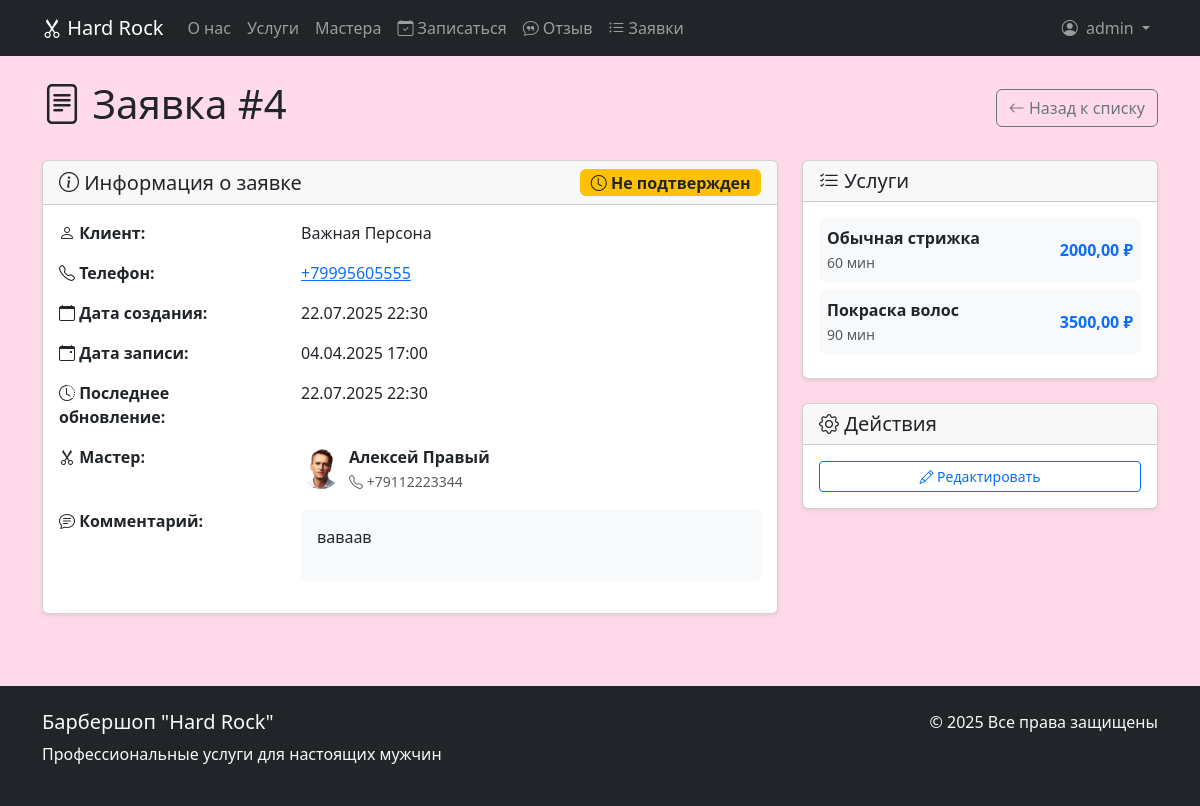
The app's page /orders/4/ (signed in) with its own data.
### core/models.py (models this page shows, shortened)
class Order(models.Model):
    STATUS_CHOICES = [
        ('not_approved', 'Не подтвержден'),
        ('approved', 'Подтвержден'),
        ('in_progress', 'В работе'),
        ('completed', 'Выполнен'),
        ('cancelled', 'Отменен'),
    ]
    client_name = models.CharField(max_length=100, verbose_name="Имя клиента")
    phone = models.CharField(max_length=20, verbose_name="Телефон")
    comment = models.TextField(blank=True, verbose_name="Комментарий")
    status = models.CharField(
        max_length=50,
        choices=STATUS_CHOICES,
        default="not_approved",
        verbose_name="Статус"
    )
    date_created = models.DateTimeField(auto_now_add=True, verbose_name="Дата создания")
    date_updated = models.DateTimeField(auto_now=True, verbose_name="Дата обновления")
    master = models.ForeignKey(
        Master,
        on_delete=models.SET_NULL,
        null=True,
        blank=True,
        verbose_name="Мастер"
    )
    services = models.ManyToManyField(Service, related_name="orders", verbose_name="Услуги")
    appointment_date = models.DateTimeField(verbose_name="Дата и время записи")
    class Meta:
        verbose_name = "Заказ"
        verbose_name_plural = "Заказы"
        ordering = ['-date_created']

class Master(models.Model):
    name = models.CharField(max_length=150, verbose_name="Имя")
    photo = models.ImageField(upload_to="masters/", blank=True, verbose_name="Фотография")
    phone = models.CharField(max_length=20, verbose_name="Телефон")
    address = models.CharField(max_length=255, verbose_name="Адрес")
    experience = models.PositiveIntegerField(verbose_name="Стаж работы", help_text="Опыт работы в годах")
    services = models.ManyToManyField(Service, related_name="masters", verbose_name="Услуги")
    is_active = models.BooleanField(default=True, verbose_name="Активен")
    class Meta:
        verbose_name = "Мастер"
        verbose_name_plural = "Мастера"
        ordering = ['name']

class Service(models.Model):
    name = models.CharField(max_length=200, verbose_name="Название")
    description = models.TextField(blank=True, verbose_name="Описание")
    price = models.DecimalField(max_digits=10, decimal_places=2, verbose_name="Цена")
    duration = models.PositiveIntegerField(verbose_name="Длительность", help_text="Время выполнения в минутах")
    is_popular = models.BooleanField(default=False, verbose_name="Популярная услуга")
    image = models.ImageField(upload_to="services/", blank=True, verbose_name="Изображение")
    class Meta:
        verbose_name = "Услуга"
        verbose_name_plural = "Услуги"
        ordering = ['name']

### core/views.py (the view)
# urls.py: path('orders/<int:pk>/', OrderDetailView.as_view(), name='order_detail'),
class OrderDetailView(LoginRequiredMixin, UserPassesTestMixin, DetailView):
    model = Order
    template_name = 'order_detail.html'
    context_object_name = 'order'
    def test_func(self):
        return self.request.user.is_staff
    def get_context_data(self, **kwargs):
        context = super().get_context_data(**kwargs)
        context['title'] = f'Заявка #{self.object.id}'
        return context

### core/context_processors.py (called while the page is built)
def menu_context(request):
    context = {
        'site_name': 'Барбершоп "Hard Rock"',
        'current_year': 2025,
        'menu_items': [
            {'name': 'О нас', 'url': '#about', 'anchor': True},
            {'name': 'Услуги', 'url': '#services', 'anchor': True},
            {'name': 'Мастера', 'url': '#masters', 'anchor': True},
            {'name': 'Запись', 'url': '#booking', 'anchor': True},
        ]
    }
    if request.user.is_authenticated and request.user.is_staff:
        context['staff_menu_items'] = [
            {'name': 'Заявки', 'url': 'orders_list', 'icon': 'bi-list-ul'},
        ]
    return context

### templates/order_detail.html (shortened to what this page needs)
{% extends "base.html" %}
{% load static %}
{% block content %}
<div class="container py-4">
    <div class="d-flex justify-content-between align-items-center mb-4">
        <h1>
            <i class="bi bi-file-text"></i> Заявка #{{ order.id }}
        </h1>
        <div>
            <a href="{% url 'orders_list' %}" class="btn btn-outline-secondary">
                <i class="bi bi-arrow-left"></i> Назад к списку
            </a>
        </div>
    </div>
    <div class="row">
        <div class="col-lg-8">
            <div class="card shadow-sm">
                <div class="card-header d-flex justify-content-between align-items-center">
                    <h5 class="mb-0">
                        <i class="bi bi-info-circle"></i> Информация о заявке
                    </h5>
                    {% if order.status == 'not_approved' %}
                        <span class="badge bg-warning text-dark fs-6">
                            <i class="bi bi-clock"></i> Не подтвержден
                        </span>
                    {% elif order.status == 'approved' %}
                        <span class="badge bg-primary fs-6">
                            <i class="bi bi-check-circle"></i> Подтвержден
                        </span>
                    {% elif order.status == 'in_progress' %}
                        <span class="badge bg-info fs-6">
                            <i class="bi bi-hourglass-split"></i> В работе
                        </span>
                    {% elif order.status == 'completed' %}
                        <span class="badge bg-success fs-6">
                            <i class="bi bi-check-all"></i> Выполнен
                        </span>
                    {% elif order.status == 'cancelled' %}
                        <span class="badge bg-danger fs-6">
                            <i class="bi bi-x-circle"></i> Отменен
                        </span>
                    {% else %}
                        <span class="badge bg-secondary fs-6">
                            {{ order.get_status_display }}
                        </span>
                    {% endif %}
                </div>
                <div class="card-body">
                    <div class="row mb-3">
                        <div class="col-sm-4">
                            <strong><i class="bi bi-person"></i> Клиент:</strong>
                        </div>
                        <div class="col-sm-8">
                            {{ order.client_name }}
                        </div>
                    </div>
                    <div class="row mb-3">
                        <div class="col-sm-4">
                            <strong><i class="bi bi-telephone"></i> Телефон:</strong>
                        </div>
                        <div class="col-sm-8">
                            <a href="tel:{{ order.phone }}">{{ order.phone }}</a>
                        </div>
                    </div>
                    <div class="row mb-3">
                        <div class="col-sm-4">
                            <strong><i class="bi bi-calendar"></i> Дата создания:</strong>
                        </div>
                        <div class="col-sm-8">
                            {{ order.date_created|date:"d.m.Y H:i" }}
                        </div>
                    </div>
                    {% if order.appointment_date %}
                    <div class="row mb-3">
                        <div class="col-sm-4">
                            <strong><i class="bi bi-calendar-event"></i> Дата записи:</strong>
                        </div>
                        <div class="col-sm-8">
                            {{ order.appointment_date|date:"d.m.Y H:i" }}
                        </div>
                    </div>
                    {% endif %}
                    <div class="row mb-3">
                        <div class="col-sm-4">
                            <strong><i class="bi bi-clock-history"></i> Последнее обновление:</strong>
                        </div>
                        <div class="col-sm-8">
                            {{ order.date_updated|date:"d.m.Y H:i" }}
                        </div>
                    </div>
                    {% if order.master %}
                    <div class="row mb-3">
                        <div class="col-sm-4">
                            <strong><i class="bi bi-scissors"></i> Мастер:</strong>
                        </div>
                        <div class="col-sm-8">
                            <div class="d-flex align-items-center">
                                {% if order.master.photo %}
                                <img src="{{ order.master.photo.url }}" alt="{{ order.master.name }}" class="rounded-circle me-2" style="width: 40px; height: 40px; object-fit: cover;">
                                {% endif %}
                                <div>
                                    <strong>{{ order.master.name }}</strong>
                                    <br>
                                    <small class="text-muted">
                                        <i class="bi bi-telephone"></i> {{ order.master.phone }}
                                    </small>
                                </div>
                            </div>
                        </div>
                    </div>
                    {% endif %}
                    {% if order.comment %}
                    <div class="row mb-3">
                        <div class="col-sm-4">
                            <strong><i class="bi bi-chat-text"></i> Комментарий:</strong>
                        </div>
                        <div class="col-sm-8">
                            <div class="bg-light p-3 rounded">
                                {{ order.comment|linebreaks }}
                            </div>
                        </div>
                    </div>
                    {% endif %}
                </div>
            </div>
        </div>
        <div class="col-lg-4">
            <div class="card shadow-sm mb-4">
                <div class="card-header">
                    <h5 class="mb-0">
                        <i class="bi bi-list-check"></i> Услуги
                    </h5>
                </div>
                <div class="card-body">
                    {% if order.services.all %}
                        {% for service in order.services.all %}
                        <div class="d-flex justify-content-between align-items-center mb-2 p-2 bg-light rounded">
                            <div>
                                <strong>{{ service.name }}</strong>
                                <br>
                                <small class="text-muted">{{ service.duration }} мин</small>
                            </div>
                            <div class="text-end">
                                <span class="fw-bold text-primary">{{ service.price }} ₽</span>
                            </div>
                        </div>
                        {% endfor %}
                    {% else %}
                        <p class="text-muted mb-0">Услуги не указаны</p>
                    {% endif %}
                </div>
            </div>
            <div class="card shadow-sm">
                <div class="card-header">
                    <h5 class="mb-0">
                        <i class="bi bi-gear"></i> Действия
                    </h5>
                </div>
                <div class="card-body">
                    <div class="d-grid gap-2">
                        <button class="btn btn-outline-primary btn-sm">
                            <i class="bi bi-pencil"></i> Редактировать
                        </button>
                    </div>
                </div>
            </div>
        </div>
    </div>
</div>
{% endblock %}

### templates/includes/navbar.html (shortened to what this page needs)
<nav class="navbar navbar-expand-lg navbar-dark bg-dark">
    <div class="container">
        <a class="navbar-brand" href="{% url 'landing' %}">
            <i class="bi bi-scissors"></i> Hard Rock
        </a>
        <div class="collapse navbar-collapse" id="navbarNav">
            <ul class="navbar-nav me-auto">
                <li class="nav-item">
                    <a class="nav-link" href="{% url 'landing' %}#about">О нас</a>
                </li>
                <li class="nav-item">
                    <a class="nav-link" href="{% url 'landing' %}#services">Услуги</a>
                </li>
                <li class="nav-item">
                    <a class="nav-link" href="{% url 'landing' %}#masters">Мастера</a>
                </li>
                <li class="nav-item">
                    <a class="nav-link" href="{% url 'create_order' %}">
                        <i class="bi bi-calendar-check"></i> Записаться
                    </a>
                </li>
                <li class="nav-item">
                    <a class="nav-link" href="{% url 'create_review' %}">
                        <i class="bi bi-chat-quote"></i> Отзыв
                    </a>
                </li>
                {% if user.is_staff %}
                <li class="nav-item">
                    <a class="nav-link" href="{% url 'orders_list' %}">
                        <i class="bi bi-list-ul"></i> Заявки
                    </a>
                </li>
                {% endif %}
            </ul>
            <ul class="navbar-nav align-items-center">
                {% if user.is_authenticated %}
                <li class="nav-item dropdown">
                    <a class="nav-link dropdown-toggle" href="#" role="button" data-bs-toggle="dropdown">
                        <i class="bi bi-person-circle me-1"></i> {{ user.username }}
                    </a>
                </li>
                {% endif %}
            </ul>
        </div>
    </div>
</nav>

### static/css/main.css (style rules this page uses)
body { background-color: rgb(255, 218, 233); }

### records on screen
Order: id "4", client_name "Важная Персона", phone "+79995605555", date_created "22.07.2025 22:30", appointment_date "04.04.2025 17:00", date_updated "22.07.2025 22:30", master.photo (picture), master.name "Алексей Правый", master.phone "+79112223344", comment "ваваав"
Service: name "Обычная стрижка", duration "60", price "2000,00"
Service: name "Покраска волос", duration "90", price "3500,00"

### other values on screen
{{ user.username }} "admin"
